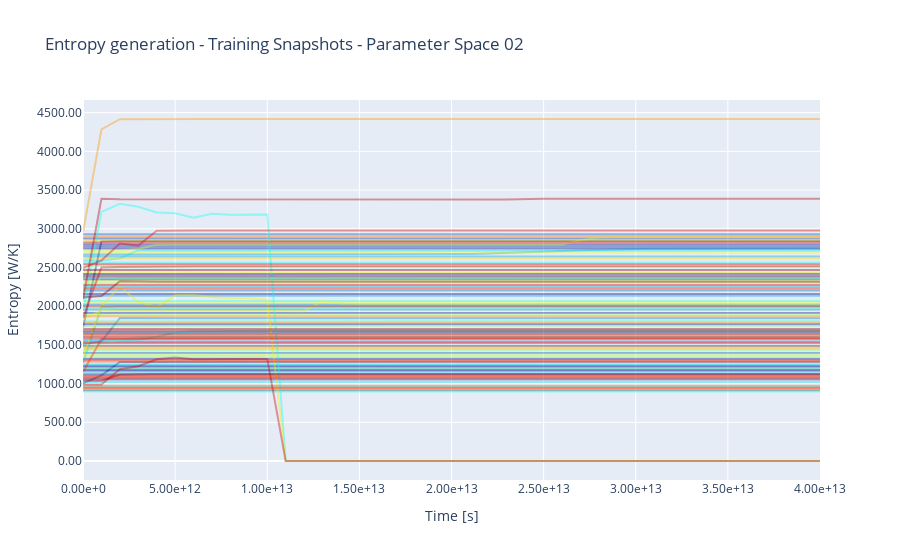

This figure's notebook cell:
### Markdown cell above
### Plot entropy generation

### Code cell
comsol_data_ref  = COMSOL_VTU( ROOT / "data" / PARAMETER_SPACE / "Training" / f"{DATA_TYPE}_000.vtu")
fig = go.Figure()

for idx_snap, entropies in enumerate(entropy_gen_unit):
    fig.add_trace(go.Scatter(x=list(comsol_data_ref.times.values()),
                             y=entropies,
                                mode='lines',
                                name=f"{idx_snap:03d}",
                                opacity=0.4,
                            line=dict(color=colors[idx_snap])
                ))
    
fig.update_layout(
    xaxis_tickformat='.2e',  # Format x-axis numbers to 2 decimal places
    yaxis_tickformat='.2f',  # Format y-axis numbers to 2 decimal places
    showlegend=False,        # Hide the legend
    title=f"Entropy generation - {DATA_TYPE} Snapshots - Parameter Space {PARAMETER_SPACE}",       # Optional: add a title
    xaxis_title="Time [s]",    # Optional: label for x-axis
    yaxis_title="Entropy [W/K]"     # Optional: label for y-axis
)
if IS_EXPORT:
    fig.write_image(export_folder / f"{DATA_TYPE}_EntropyGeneration.png")
    fig.write_html(export_folder / f"{DATA_TYPE}_EntropyGeneration.html")
fig.show()
